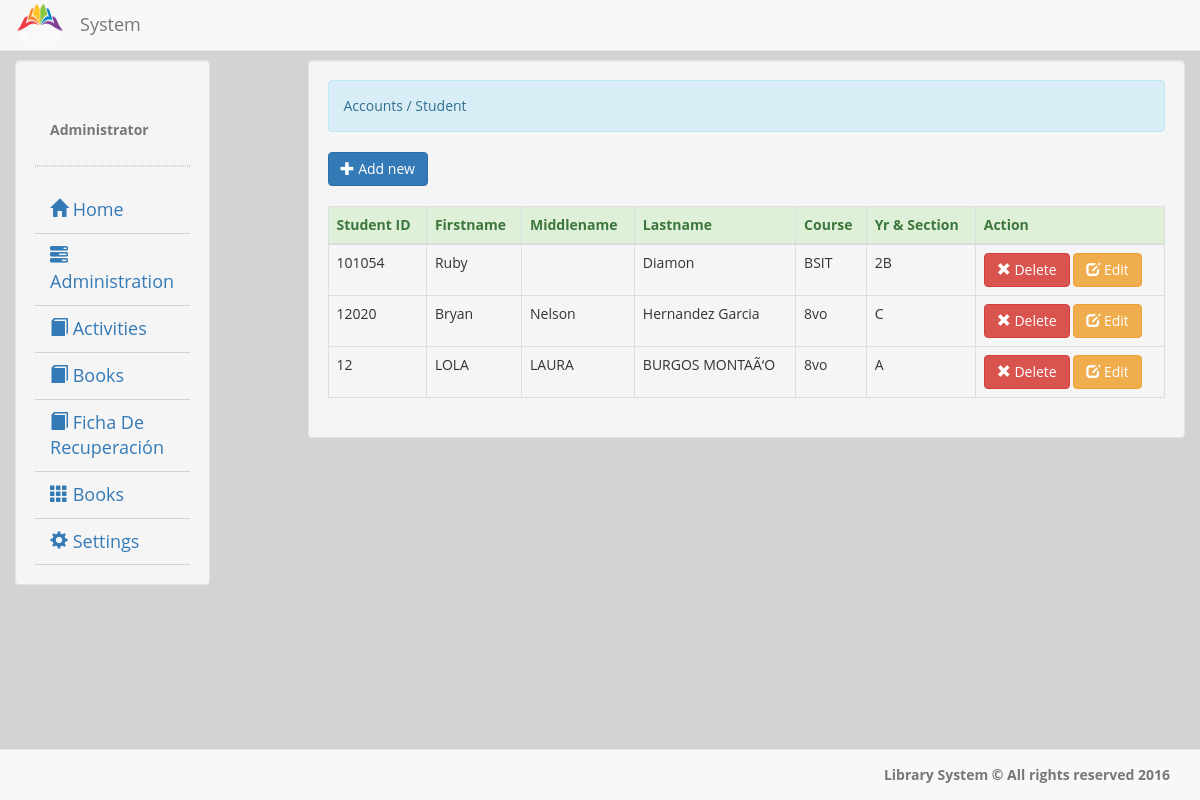
The page /activities.php (signed in) on the database its author committed.
### tables this page shows
CREATE TABLE `student` (
  `student_id` int(11) NOT NULL,
  `student_no` varchar(8) NOT NULL,
  `firstname` varchar(30) NOT NULL,
  `middlename` varchar(30) NOT NULL,
  `lastname` varchar(30) NOT NULL,
  `course` varchar(8) NOT NULL,
  `section` varchar(6) NOT NULL
);

### account.php (called while the page is built)
<?php
	require_once 'connect.php';
	$qadmin = $conn->query("SELECT * FROM `admin` WHERE `admin_id` = '$_SESSION[admin_id]'") or die(mysqli_error());
	$fadmin = $qadmin->fetch_array();
	$name = $fadmin['firstname']." ".$fadmin['lastname'];

### activities.php (the view, shortened to what this page needs)
<!DOCTYPE html>
<?php
	require_once 'valid.php';
?>
<html lang = "eng">
	<head>
		<link rel = "stylesheet" type = "text/css" href = "css/bootstrap.css" />
		<link rel = "stylesheet" type = "text/css" href = "css/jquery.dataTables.css" />
		<link href="css/quizzer.css" type="text/css" rel="stylesheet">
	</head>
	<body style = "background-color:#d3d3d3;">
		<nav class = "navbar navbar-default navbar-fixed-top">
			<div class = "container-fluid">
				<div class = "navbar-header">
					<img src = "images/logo.png" width = "50px" height = "50px" />
					<h4 class = "navbar-text navbar-right">System</h4>
				</div>
			</div>
		</nav>
		<div class = "container-fluid">
			<div class = "col-lg-2 well" style = "margin-top:60px;">
				<div class = "container-fluid">
				    <br />
					<br />
					<label class = "text-muted"><?php require'account.php'; echo $name;?></label>
				</div>
				<hr style = "border:1px dotted #d3d3d3;"/>
				<ul id = "menu" class = "nav menu">
				<li><a style = "font-size:18px; border-bottom:1px solid #d3d3d3;" href = "home.php">
					<i class = "glyphicon glyphicon-home"></i> Home</a></li>
					<li><a style = "font-size:18px; border-bottom:1px solid #d3d3d3;" href = ""><i class = "glyphicon glyphicon-tasks"></i>Administration</a>
					</li>
			<li><a style = "font-size:18px; border-bottom:1px solid #d3d3d3;" href = "activities.php"><i class = "glyphicon glyphicon-book"></i> Activities</a></li>
			<li><a style = "font-size:18px; border-bottom:1px solid #d3d3d3;" href = "book.php"><i class = "glyphicon glyphicon-book"></i> Books</a></li>
			<li><a style = "font-size:18px; border-bottom:1px solid #d3d3d3;" href = "ficharecuperacion.php"><i class = "glyphicon glyphicon-book"></i> Ficha De Recuperación</a></li>
			<li><a style = "font-size:18px; border-bottom:1px solid #d3d3d3;" href = ""><i class = "glyphicon glyphicon-th"></i> Books</a>
			</li>
			<li><a  style = "font-size:18px; border-bottom:1px solid #d3d3d3;" href = ""><i class = "glyphicon glyphicon-cog"></i> Settings</a>
			</li>
			</ul>
			</div>
			<div class = "col-lg-9 well" style = "margin-top:60px;">
			<div class = "alert alert-info">Accounts / Student</div>
			<button id = "add_student" type = "button" class = "btn btn-primary"><span class = "glyphicon glyphicon-plus"></span> Add new</button>
			<br />
			<br />
			<div id = "student_table">
				<table id = "table" class = "table table-bordered">
				<thead class = "alert-success">
					<tr>
						<th>Student ID</th>
						<th>Firstname</th>
						<th>Middlename</th>
						<th>Lastname</th>
						<th>Course</th>
						<th>Yr & Section</th>
						<th>Action</th>
						</tr>
						</thead>
						<tbody>
					<?php
					$qstudent = $conn->query("SELECT * FROM `student`") or die(mysqli_error());
					while($fstudent = $qstudent->fetch_array()){
					?>
					<tr>
					<td><?php echo $fstudent['student_no']?></td>
				    <td><?php echo $fstudent['firstname']?></td>
					<td><?php echo $fstudent['middlename']?></td>
					<td><?php echo $fstudent['lastname']?></td>
					<td><?php echo $fstudent['course']?></td>
					<td><?php echo $fstudent['section']?></td>
				<td><a  value = "<?php echo $fstudent['student_no']?>" class = "btn btn-danger delstudent_id"><span class = "glyphicon glyphicon-remove"></span> Delete</a> <a class = "btn btn-warning estudent_id" value = "<?php echo $fstudent['student_no']?>"><span class = "glyphicon glyphicon-edit"></span> Edit</a></td>
						</tr>
					<?php
						}
					?>
					</tbody>
					</table>
					</div>
			</div>
		</div>
		<br />
		<br />
		<br />
		<nav class = "navbar navbar-default navbar-fixed-bottom">
			<div class = "container-fluid">
				<label class = "navbar-text pull-right">Library System &copy; All rights reserved 2016</label>
			</div>
		</nav>
	</body>
</html>

### css/quizzer.css (style rules this page uses)
body { background-color: #7CBB7A; margin: 0; font-family: 'Open sans', sans-serif; }
* { box-sizing: border-box; }
button { border: none; border-radius: 6px; padding: 10px 20px; font-size: 20px; color: #fff; background-color: #ccc; }

### rows shown on the page
student: student_no "101054", firstname "Ruby", lastname "Diamon", course "BSIT", section "2B"
student: student_no "12020", firstname "Bryan", middlename "Nelson", lastname "Hernandez Garcia", course "8vo", section "C"
student: student_no "12", firstname "LOLA", middlename "LAURA", lastname "BURGOS MONTAÃ‘O", course "8vo", section "A"

### other values the page prints
$name "Administrator"
